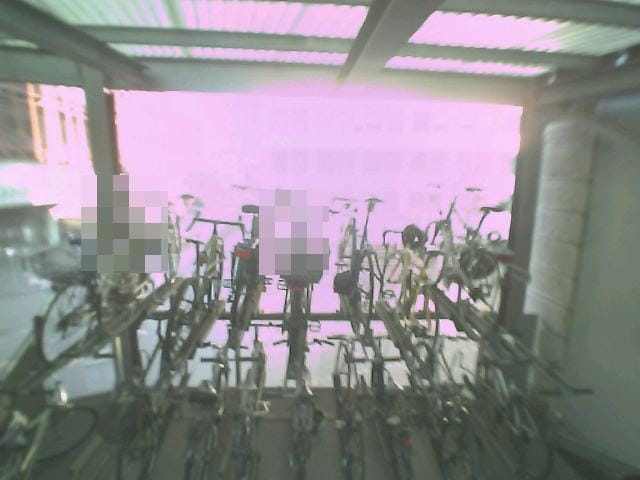
#> input picture assets/pictures/Selfmade/selfmade_01.jpeg, 640 x 480 px
$ python -i lines.py   (imports and definitions only)
#> lines starting #> are read from the running program, lines starting #| are printed output that depends on the picture; after the words box and inside, x2 and y2 are one past the last pixel; in counts of white or black regions, pixels touching at a corner belong together
#> further down, picture is the input picture: shape (480, 640, 3); mean B, G, R 146.5, 141.4, 146.9
"""Painted-bay refinement for calibration: find the painted divider lines inside a rough row quad.

Two passes (rectify, detect thin bright near-vertical segments, rectify again on the outermost dividers). Returns
None for racks without ground markings; geometry is in image pixels.
"""
from __future__ import annotations

from typing import Optional, Sequence

import cv2
import numpy as np

RW, RH = 1600, 400          # rectified strip size
MIN_DIVIDERS = 3            # need at least 2 bays
MAX_SPACING_CV = 0.40       # final spacing must be roughly regular (AI/real scenes are not perfect lattices)
MIN_STRENGTH = 0.30         # candidates weaker than this share of the median strength are dropped
_TOPHAT = cv2.getStructuringElement(cv2.MORPH_ELLIPSE, (31, 31))


def _paint_mask(bgr: np.ndarray) -> np.ndarray:
    """Bright, unsaturated pixels (paint); the lightness threshold adapts to the strip, and a top-hat
    rescue adds thin bright lines that lie in shadow (e.g. the end bay next to a wall)."""
    hls = cv2.cvtColor(bgr, cv2.COLOR_BGR2HLS)
#> hls: shape (480, 640, 3); mean of channels 0, 1, 2 84, 143.9, 56
    L, S = hls[:, :, 1], hls[:, :, 2]
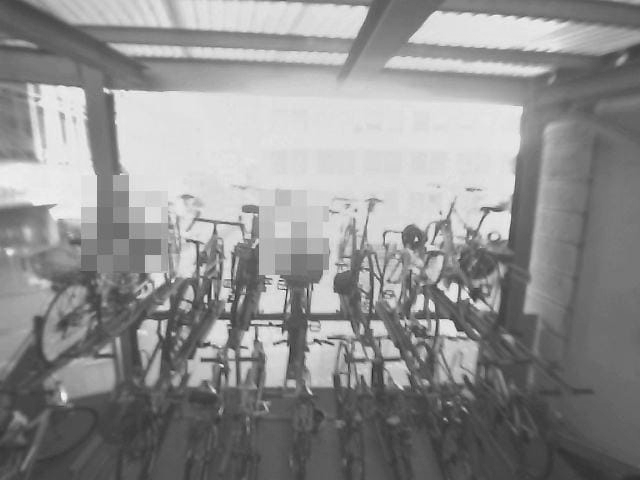
#> L: shape (480, 640); min 36, max 246, mean 143.9
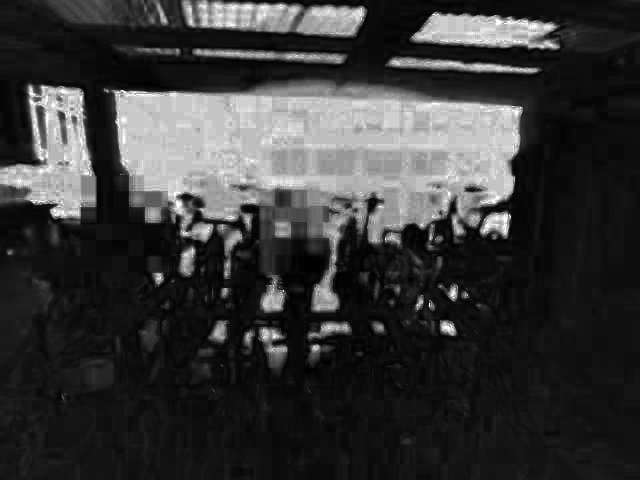
#> S: shape (480, 640); min 0, max 255, mean 56
    l_thr = max(140.0, float(np.percentile(L, 90)))
#> l_thr = 224
    bright = (L >= l_thr) & (S < 80)
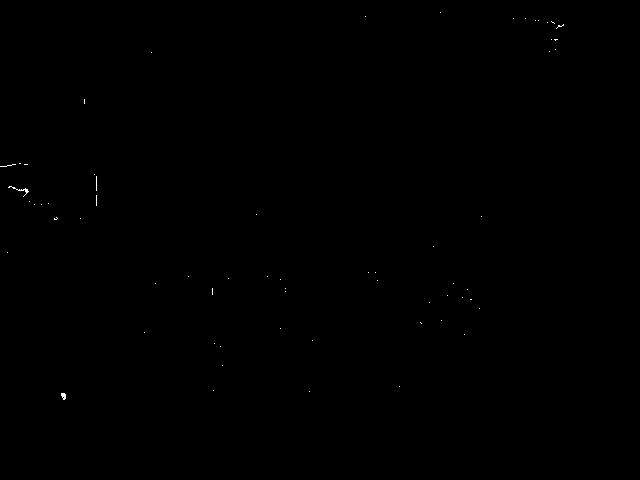
#> bright: shape (480, 640) bool; 0.07% white in thin lines or dots, all inside (x1, y1, x2, y2) = (0, 12, 564, 400)
    top = cv2.morphologyEx(L, cv2.MORPH_TOPHAT, _TOPHAT)
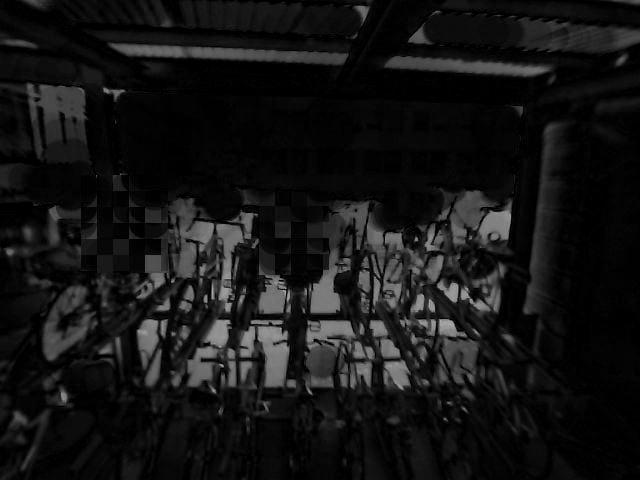
#> top: shape (480, 640); min 0, max 177, mean 20.1
    thin = (top >= max(40.0, float(np.percentile(top, 98)))) & (S < 80) & (L >= 90)
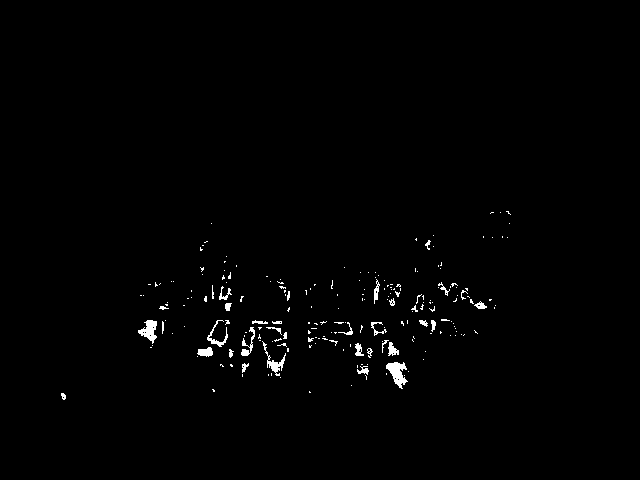
#> thin: shape (480, 640) bool; 0.97% white; 212 white regions (177 under 20 px), largest, box (x1, y1, x2, y2) and area: (386, 362, 408, 389) 308, (138, 320, 157, 344) 241, (262, 341, 286, 376) 194
    mask = (bright | thin).astype(np.uint8) * 255
    return cv2.morphologyEx(mask, cv2.MORPH_OPEN, np.ones((3, 3), np.uint8))
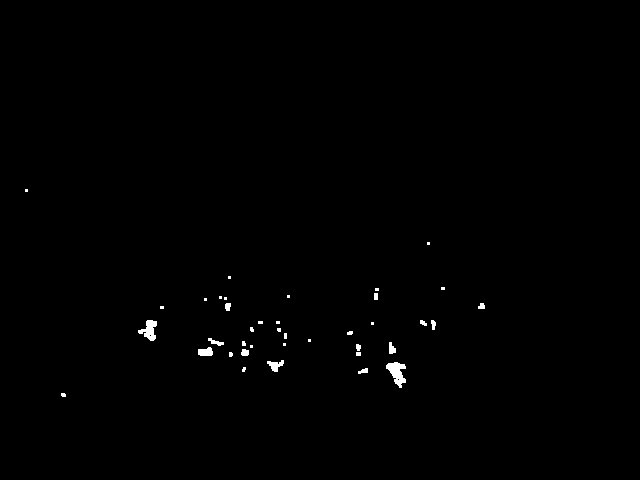
#> returned value: shape (480, 640); 0.47% white; 39 white regions (23 under 20 px), largest, box (x1, y1, x2, y2) and area: (386, 362, 406, 388) 287, (138, 320, 157, 341) 217, (267, 360, 284, 372) 109


# [12 lines left out: function _rectify, not called in this run]


def _to_image(H_inv: np.ndarray, pts: Sequence[Sequence[float]]) -> list[list[float]]:
    arr = np.array([pts], dtype=np.float32)
    return [[float(x), float(y)] for x, y in cv2.perspectiveTransform(arr, H_inv)[0]]


# [79 lines left out: functions _candidates, _strong, find_dividers, not called in this run]

>>> import cv2
>>> picture = cv2.imread('../../assets/pictures/Selfmade/selfmade_01.jpeg')
>>> result = _paint_mask(picture)

$ run again, on assets/pictures/Selfmade/selfmade_03.jpeg
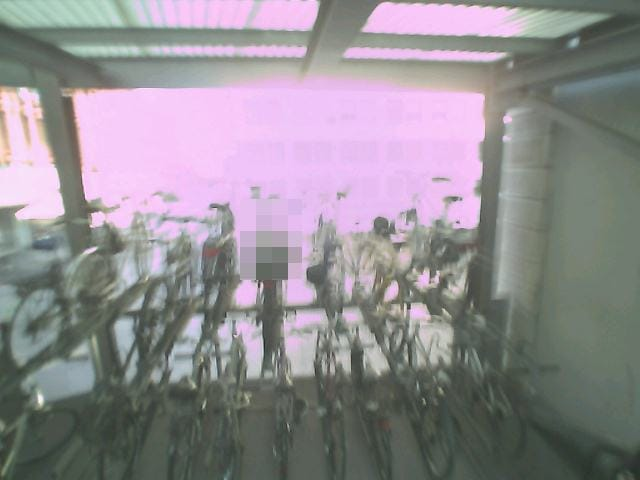
#> input picture assets/pictures/Selfmade/selfmade_03.jpeg, 640 x 480 px
#> picture is the input picture: shape (480, 640, 3); mean B, G, R 144.4, 139.5, 144.2
#> hls: shape (480, 640, 3); mean of channels 0, 1, 2 82.3, 141.7, 55.3
#> in _paint_mask, `L, S = hls[:, :, 1], hls[:, :, 2]`:
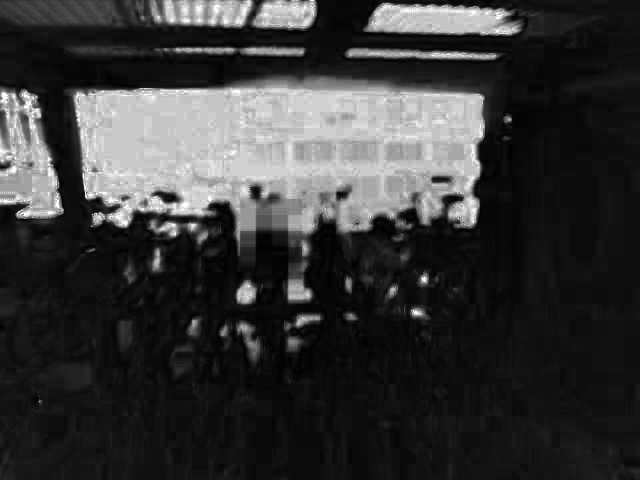
#> S: shape (480, 640); min 0, max 255, mean 55.3
#> l_thr = 223
#> bright: shape (480, 640) bool; 0.05% white in thin lines or dots, all inside (x1, y1, x2, y2) = (0, 7, 521, 403)
#> thin: shape (480, 640) bool; 1.3% white; 135 white regions (106 under 20 px), largest, box (x1, y1, x2, y2) and area: (236, 319, 263, 378) 541, (359, 327, 389, 375) 530, (115, 320, 132, 350) 391
#> in _paint_mask, `return cv2.morphologyEx(mask, cv2.MORPH_OPEN, np.ones((3, 3), np.uint8))`:
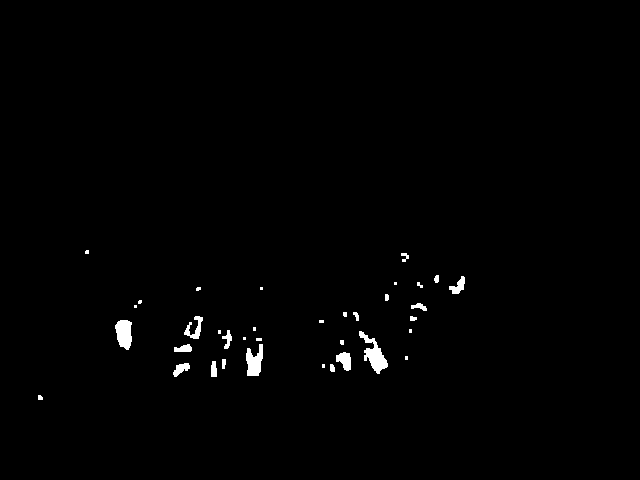
#> returned value: shape (480, 640); 0.9% white; 36 white regions (16 under 20 px), largest, box (x1, y1, x2, y2) and area: (359, 331, 388, 374) 498, (115, 320, 132, 350) 390, (246, 344, 263, 376) 370
